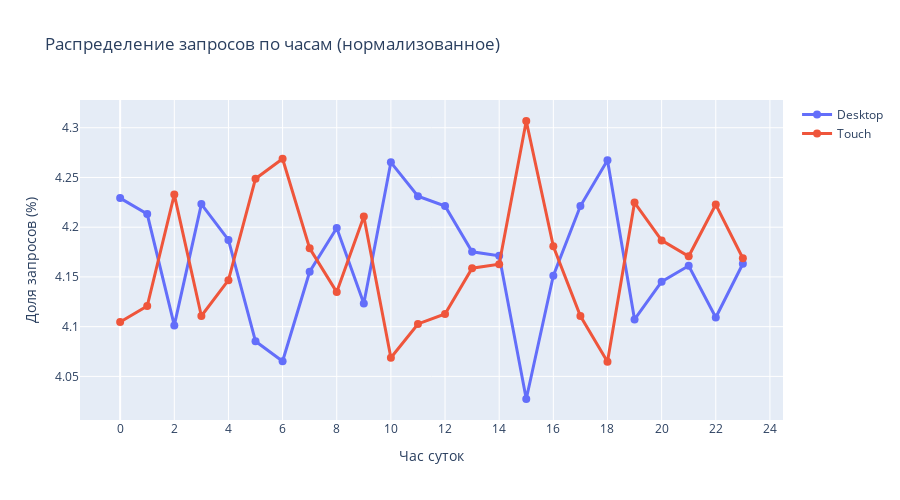

The notebook cell saved with this chart:
### Code cell
# 3. Разница в распределении по часам
print("\n3️⃣ СРАВНЕНИЕ РАСПРЕДЕЛЕНИЙ ПО ЧАСАМ:")

hour_distribution = con.execute("""
    SELECT 
        hour,
        SUM(CASE WHEN platform = 'desktop' THEN 1 ELSE 0 END) as desktop_count,
        SUM(CASE WHEN platform = 'touch' THEN 1 ELSE 0 END) as touch_count,
        desktop_count * 1.0 / SUM(desktop_count) OVER () as desktop_pct,
        touch_count * 1.0 / SUM(touch_count) OVER () as touch_pct
    FROM search_data
    GROUP BY hour
    ORDER BY hour
""").df()

# Визуализация разницы
fig6 = go.Figure()

fig6.add_trace(go.Scatter(
    x=hour_distribution['hour'],
    y=hour_distribution['desktop_pct'] * 100,
    mode='lines+markers',
    name='Desktop',
    line=dict(color='#636EFA', width=3),
    marker=dict(size=8)
))

fig6.add_trace(go.Scatter(
    x=hour_distribution['hour'],
    y=hour_distribution['touch_pct'] * 100,
    mode='lines+markers',
    name='Touch',
    line=dict(color='#EF553B', width=3),
    marker=dict(size=8)
))

fig6.update_layout(
    title='Распределение запросов по часам (нормализованное)',
    xaxis_title='Час суток',
    yaxis_title='Доля запросов (%)',
    xaxis=dict(tickmode='linear', dtick=2),
    height=500,
    hovermode='x unified'
)

fig6.show()

### Figure 1 — Plotly figure (JSON) as saved in the notebook; plotly's stock layout.template omitted (floating-point values rounded to 4 significant figures)
{"data": [{"line": {"color": "#636EFA", "width": 3}, "marker": {"size": 8}, "mode": "lines+markers", "name": "Desktop", "type": "scatter", "x": [0, 1, 2, 3, 4, 5, 6, 7, 8, 9, 10, 11, 12, 13, 14, 15, 16, 17, 18, 19, 20, 21, 22, 23], "y": [4.229, 4.213, 4.101, 4.223, 4.187, 4.085, 4.065, 4.155, 4.199, 4.123, 4.265, 4.231, 4.221, 4.175, 4.171, 4.027, 4.151, 4.221, 4.267, 4.107, 4.145, 4.161, 4.109, 4.163]}, {"line": {"color": "#EF553B", "width": 3}, "marker": {"size": 8}, "mode": "lines+markers", "name": "Touch", "type": "scatter", "x": [0, 1, 2, 3, 4, 5, 6, 7, 8, 9, 10, 11, 12, 13, 14, 15, 16, 17, 18, 19, 20, 21, 22, 23], "y": [4.105, 4.121, 4.233, 4.111, 4.147, 4.249, 4.269, 4.179, 4.135, 4.211, 4.069, 4.103, 4.113, 4.159, 4.163, 4.307, 4.181, 4.111, 4.065, 4.225, 4.187, 4.171, 4.223, 4.169]}], "layout": {"height": 500, "hovermode": "x unified", "title": {"text": "Распределение запросов по часам (нормализованное)"}, "xaxis": {"dtick": 2, "tickmode": "linear", "title": {"text": "Час суток"}}, "yaxis": {"title": {"text": "Доля запросов (%)"}}}}
